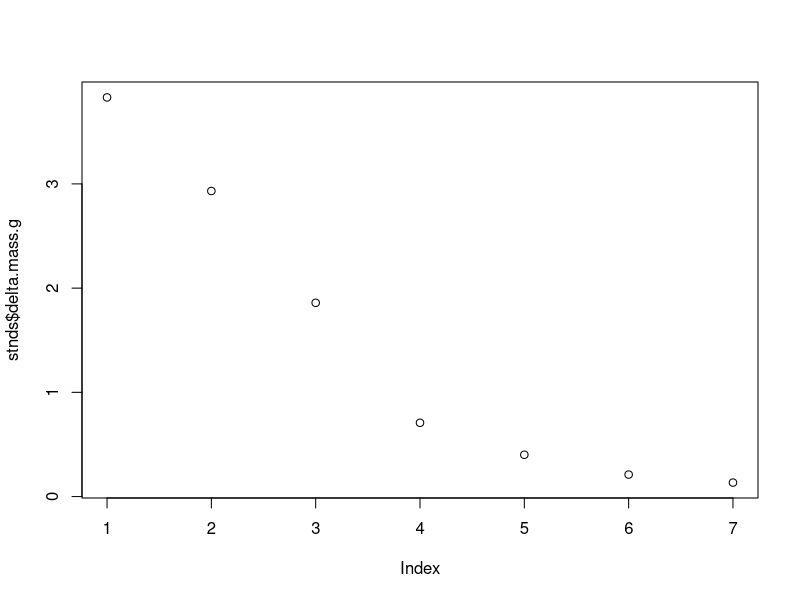
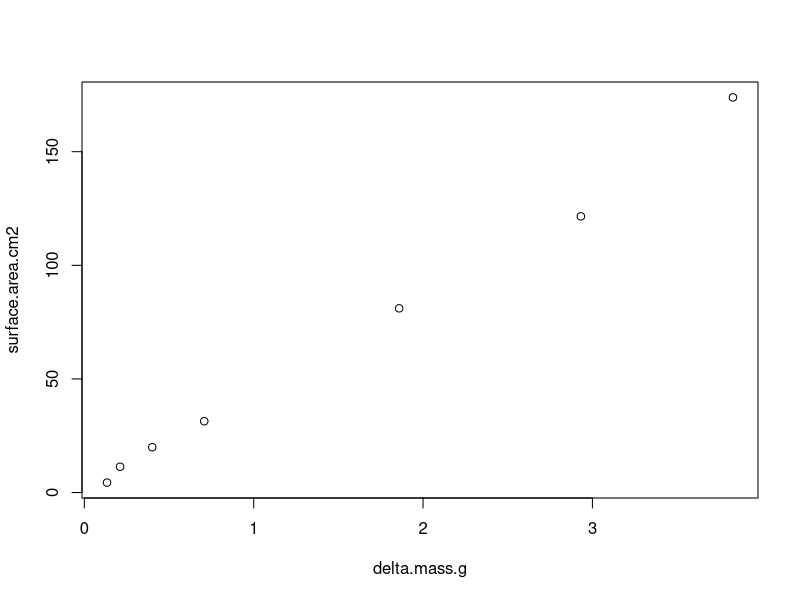
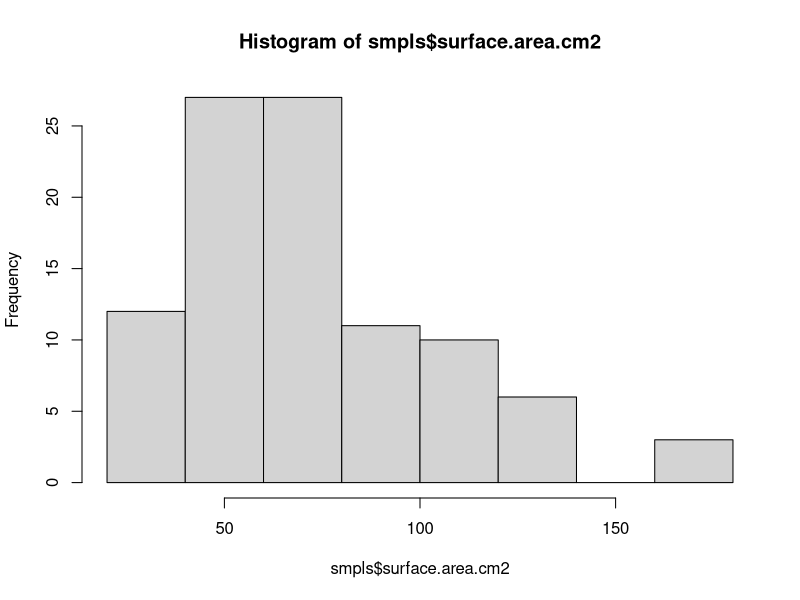

The R source for these figures, in order:
## ---- chunk 1
knitr::opts_chunk$set(echo = TRUE, warning = FALSE, message = FALSE)

## install packages if you dont already have them
if (!require("tidyverse")) install.packages("tidyverse")

# load packages
library(tidyverse)
## ---- chunk 2

#load wax data
wax.data <- read.csv("data/TPC/Dec_TPC_surface_area_data.csv", header=TRUE)

wax.data$delta.mass.g <- wax.data$weight2.g-wax.data$weight1.g
stnds <- subset(wax.data, Sample=="Standard")
plot(stnds$delta.mass.g)

#calculate the surface area of the spherical standards from the diameter
stnds$rad <- stnds$Diameter/2
stnds$surface.area.cm2 <- 4*pi*(stnds$rad)^2

# calculate the curve coefficients for slope and intercept to apply as the standard
stnd.curve <- lm(surface.area.cm2~delta.mass.g, data=stnds)
plot(surface.area.cm2~delta.mass.g, data=stnds)
stnd.curve$coefficients
summary(stnd.curve)$r.squared #r-squared = 0.996


## ---- chunk 3
#Calculate surface area using the standard curve
smpls <- subset(wax.data, Sample=="Coral")
smpls$surface.area.cm2 <- stnd.curve$coefficients[2] * smpls$delta.mass.g + stnd.curve$coefficients[1]

#select the samples only
smpls <- smpls %>%
  select(-Sample, -Diameter)

smpls %>%
  count(fragment_ID) %>% arrange(n)

#check the range to make sure your samples fall within the range of the standards
range(smpls$surface.area.cm2)
hist(smpls$surface.area.cm2)
range(stnds$surface.area.cm2)

#Save the output for use in normalization for phys assays
smpls%>%
  select(fragment_ID, surface.area.cm2)%>%
    write_csv("data/TPC/Dec_TPC_surface.area.calc.csv")
